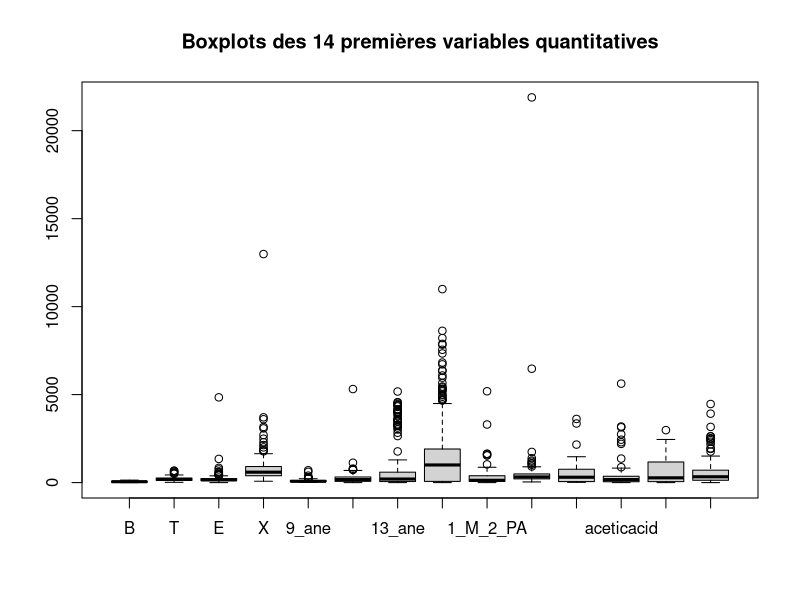
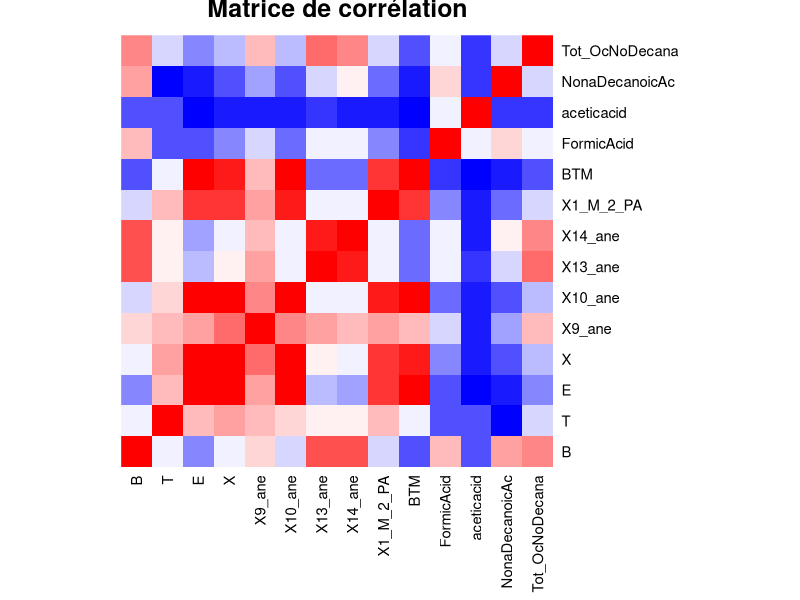
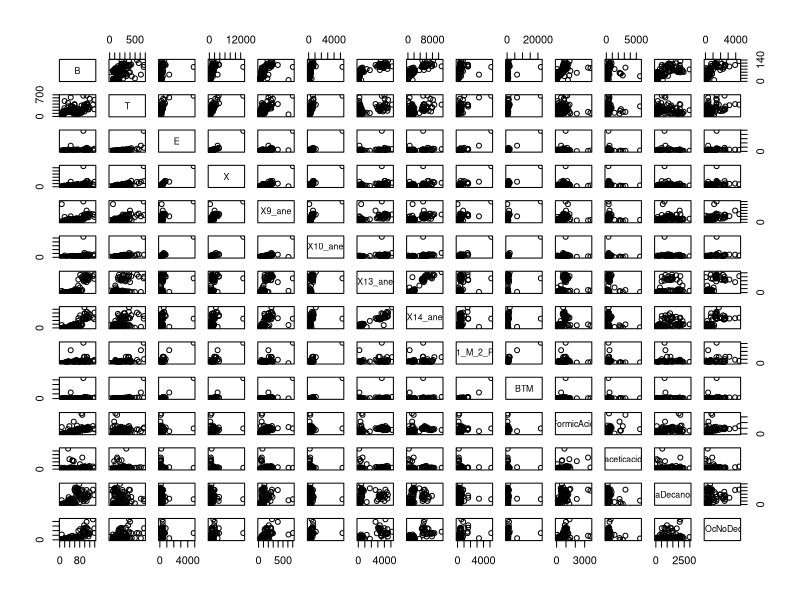
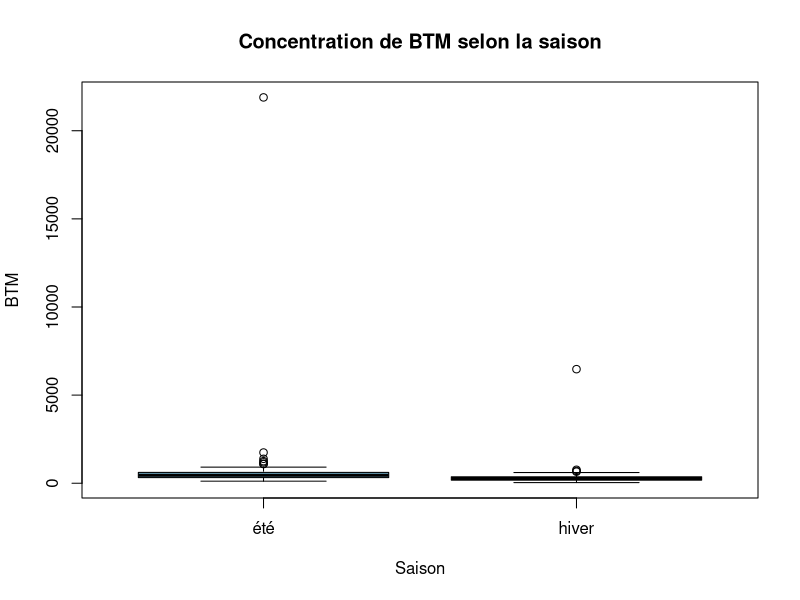
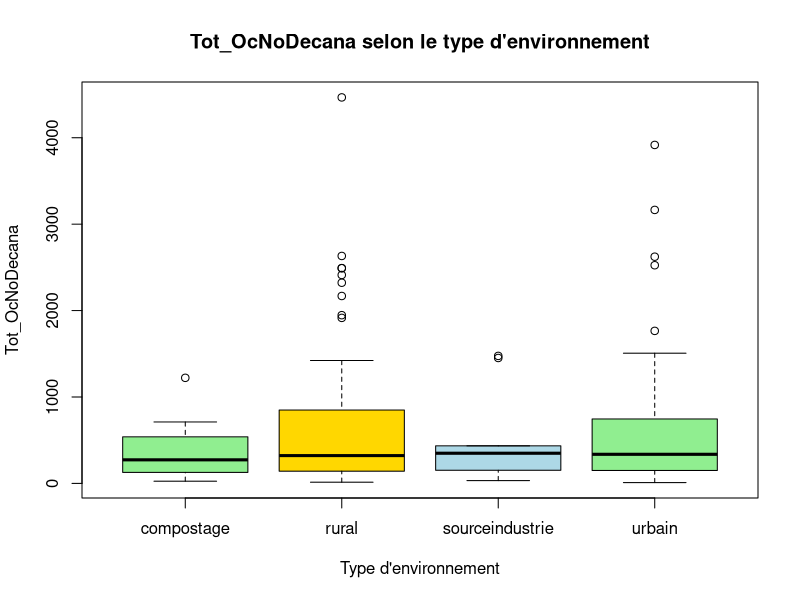
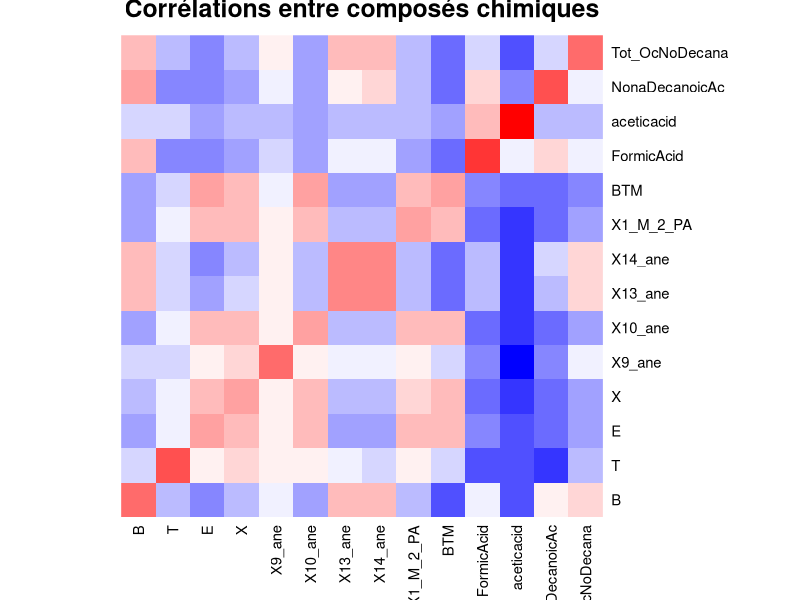
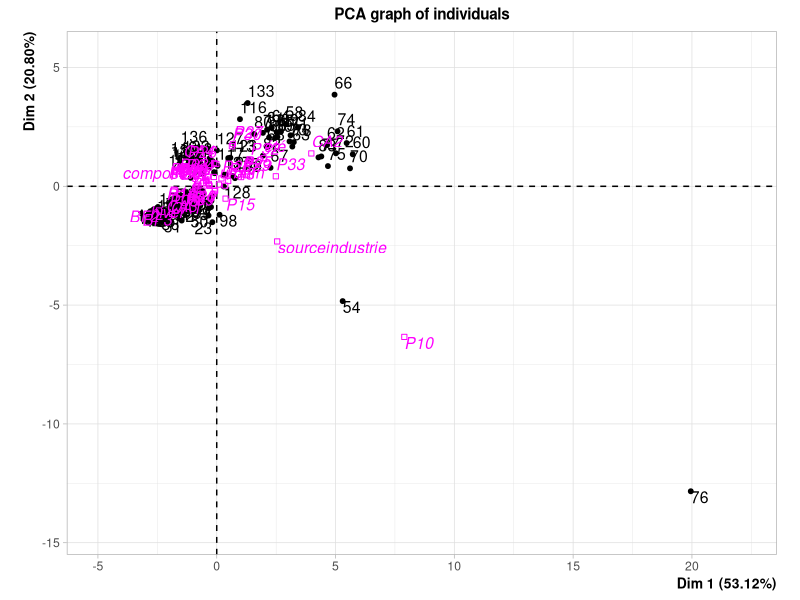
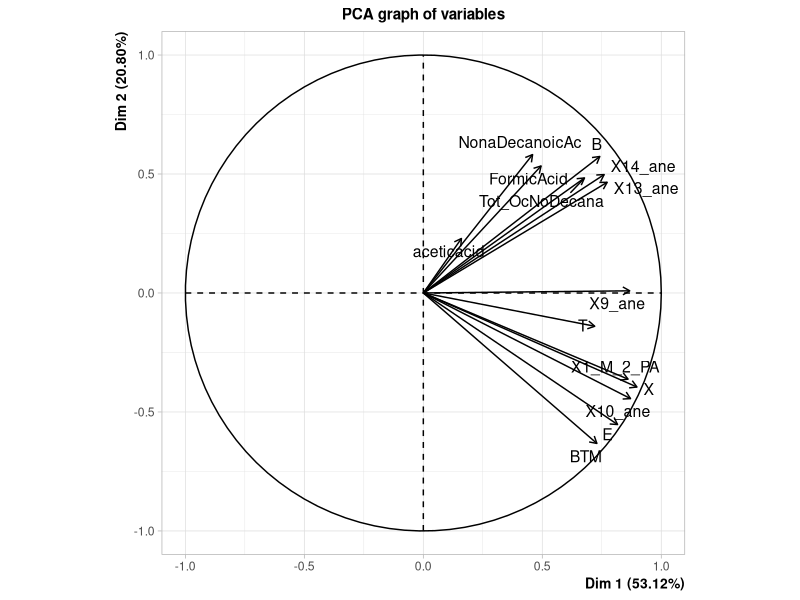

Write the R code that produced these figures, in order.
if (!require(readxl)) install.packages("readxl")
library(readxl)
library(FactoMineR)

data <- read_excel("PCA/TP4_covC1234_DS19_20.xlsx", sheet = 1)
boxplot(data[,2:15],
        main = "Boxplots des 14 premières variables quantitatives")

data <- data[, -which(names(data) == "indice")]
# Pour voir seulement les colonnes 1 à 15
v<- data[rowSums(data == 0, na.rm = TRUE) > 0, 1:15]
data[data == 0] <- NA
#On remplace les données 0 par des NA. Qaund c'est 0
data <- data[data$TYPE != "?", ]

sum(is.na(data))

#Matrice de correlation

data_num <- data[, sapply(data, is.numeric)]
data_qual <- data[, !sapply(data, is.numeric)]

names(data_num) <- make.names(names(data_num))

cor_matrix <- cor(data_num, use = "pairwise.complete.obs")

heatmap(cor_matrix,
        Colv = NA, Rowv = NA,           
        col = colorRampPalette(c("blue", "white", "red"))(20),
        scale = "none", 
        margins = c(8,8),
        main = "Matrice de corrélation")

pairs(data_num)

#regression pour les valeurs manquantes

for (col in names(data_num)) {
  
  # Vérifie s’il y a des valeurs manquantes dans la variable
  if (any(is.na(data_num[[col]]))) {
    
    cat("\nVariable à compléter :", col, "\n")
    
    # Récupérer les corrélations absolues avec les autres variables
    cor_values <- abs(cor_matrix[col, ])
    
    # Trier les corrélations (de la plus forte à la plus faible)
    cor_values <- sort(cor_values, decreasing = TRUE)
    
    # Choisir les 2 variables les plus corrélées (hors elle-même)
    vars_predict <- names(cor_values)[2:3]
    cat("Variables utilisées pour la régression :", vars_predict, "\n")
    
    # Construire la formule de régression
    formule <- as.formula(paste(col, "~", paste(vars_predict, collapse = "+")))
    
    # Enlever les lignes avec NA pour la variable cible (entraînement)
    data_train <- data_num[!is.na(data_num[[col]]), ]
    
    # Ajuster le modèle de régression linéaire multiple
    model <- lm(formule, data = data_train)
    
    # Identifier les lignes avec NA dans la variable cible
    idx_na <- which(is.na(data_num[[col]]))
    
    # Créer le sous-ensemble de prédiction
    data_predict <- data_num[idx_na, vars_predict]
    #avant de prédire on va valider le modèle de régression linéaire
    # Prédire et remplacer les valeurs manquantes
    data_num[[col]][idx_na] <- predict(model, newdata = data_predict)
  }
}

#apres la regression nous avons toujours une valeur N/A pour la colonne 14ane, on la remplace donc manuelment avec la mediane

# Calculer la médiane de la variable sans NA
mediane_14ane <- median(data_num$X14_ane, na.rm = TRUE)

# Remplacer le NA par cette médiane
data_num$X14_ane[is.na(data_num$X14_ane)] <- mediane_14ane

# Mise à jour le jeu de données complet
data <- cbind(data_qual, data_num)

colSums(is.na(data))


# Encodage Variables qualitatives

data$SAISON <- as.factor(data$SAISON)
data$TYPE <- as.factor(data$TYPE)

# série de tableau et boxplot pour inspection préliminaire
data$Campagne<- as.factor(data$Campagne)
data$Localisation <- as.factor(data$Localisation)
# Tableau croisé simple
table(data$SAISON, data$TYPE)

# Fréquences relatives
prop.table(table(data$SAISON, data$TYPE))

# Exemple pour la variable BTM
boxplot(BTM ~ SAISON, data = data,
        main = "Concentration de BTM selon la saison",
        xlab = "Saison", ylab = "BTM",
        col = c("skyblue", "lightcoral"))


# Exemple pour Tot_OcNoDecana
boxplot(Tot_OcNoDecana ~ TYPE, data = data,
        main = "Tot_OcNoDecana selon le type d'environnement",
        xlab = "Type d'environnement", ylab = "Tot_OcNoDecana",
        col = c("lightgreen", "gold", "lightblue"))

# Moyennes par saison
aggregate(data_num, by = list(SAISON = data$SAISON), mean)

# Moyennes par type d'environnement
aggregate(data_num, by = list(TYPE = data$TYPE), mean)

# Corrélation entre variables (vue rapide)
heatmap(cor(data_num, use = "pairwise.complete.obs"),
        Colv = NA, Rowv = NA,
        col = colorRampPalette(c("blue", "white", "red"))(20),
        main = "Corrélations entre composés chimiques")

# creation de la matrice X , on va normaliser car les grandeurs de nos données ont des unités et ordres de grandeurs differentes

X <- data_num   
dim(X)


# 2. Réaliser l’ACP sur les variables numériques
res <- PCA(data, 
           quali.sup = 1:4,  
           scale.unit = TRUE,
           graph = TRUE)


summary(res)


barplot(res$eig[,2],
        names.arg = 1:nrow(res$eig),
        main = "Pourcentage de variance expliquée par composante",
        xlab = "Composante principale",
        ylab = "Variance expliquée (%)",
        col = "skyblue")

# === 5. Cumul des variances expliquées ===
plot(cumsum(res$eig[,2]), type = "b",
     main = "Cumul de la variance expliquée",
     xlab = "Nombre de composantes",
     ylab = "Variance cumulée (%)",
     col = "red", pch = 19)

# Plan factoriel des individus
plot.PCA(res, choix = "ind", title = "Projection des individus sur le plan (1,2)")

# Coloration des individus selon la saison
plot.PCA(res, choix = "ind", habillage = 2, cex = 0.8,
         title = "Individus colorés selon la saison")

# Coloration des individus selon le type d’environnement 
plot.PCA(res, choix = "ind", habillage = 1, cex = 0.8,
         title = "Individus colorés selon le type d'environnement")

plot.PCA(res, choix = "var", title = "Cercle des corrélations des variables")
